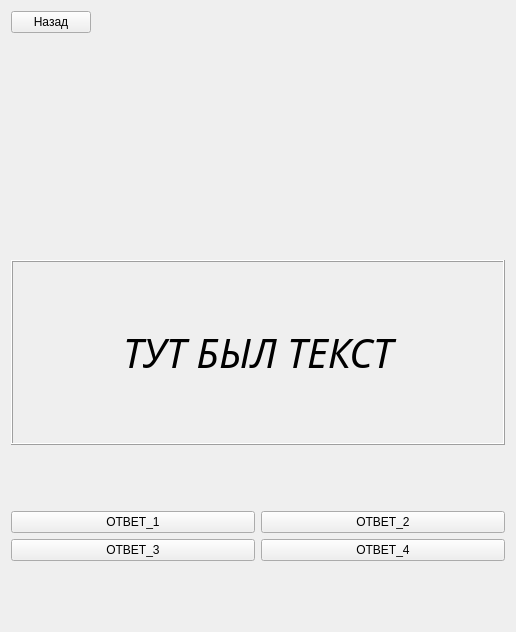
<?xml version="1.0" encoding="UTF-8"?>
<ui version="4.0">
 <class>Rus_Lat</class>
 <widget class="QWidget" name="Rus_Lat">
  <property name="geometry">
   <rect>
    <x>0</x>
    <y>0</y>
    <width>516</width>
    <height>632</height>
   </rect>
  </property>
  <property name="windowTitle">
   <string>Form</string>
  </property>
  <layout class="QGridLayout" name="gridLayout_4">
   <item row="1" column="0">
    <layout class="QVBoxLayout" name="verticalLayout_2">
     <item>
      <layout class="QVBoxLayout" name="verticalLayout">
       <item>
        <widget class="QLabel" name="word_3">
         <property name="font">
          <font>
           <family>MathJax_Math</family>
           <pointsize>30</pointsize>
           <italic>true</italic>
          </font>
         </property>
         <property name="frameShape">
          <enum>QFrame::Box</enum>
         </property>
         <property name="frameShadow">
          <enum>QFrame::Raised</enum>
         </property>
         <property name="text">
          <string>ТУТ БЫЛ ТЕКСТ</string>
         </property>
         <property name="textFormat">
          <enum>Qt::RichText</enum>
         </property>
         <property name="alignment">
          <set>Qt::AlignCenter</set>
         </property>
        </widget>
       </item>
       <item>
        <spacer name="verticalSpacer_2">
         <property name="orientation">
          <enum>Qt::Vertical</enum>
         </property>
         <property name="sizeType">
          <enum>QSizePolicy::Fixed</enum>
         </property>
         <property name="sizeHint" stdset="0">
          <size>
           <width>20</width>
           <height>60</height>
          </size>
         </property>
        </spacer>
       </item>
       <item>
        <layout class="QGridLayout" name="gridLayout_3">
         <item row="0" column="0">
          <widget class="QPushButton" name="ans_9">
           <property name="text">
            <string>ОТВЕТ_1</string>
           </property>
          </widget>
         </item>
         <item row="0" column="1">
          <widget class="QPushButton" name="ans_10">
           <property name="text">
            <string>ОТВЕТ_2</string>
           </property>
          </widget>
         </item>
         <item row="1" column="0">
          <widget class="QPushButton" name="ans_11">
           <property name="text">
            <string>ОТВЕТ_3</string>
           </property>
          </widget>
         </item>
         <item row="1" column="1">
          <widget class="QPushButton" name="ans_12">
           <property name="text">
            <string>ОТВЕТ_4</string>
           </property>
          </widget>
         </item>
        </layout>
       </item>
      </layout>
     </item>
    </layout>
   </item>
   <item row="2" column="0">
    <spacer name="verticalSpacer_6">
     <property name="orientation">
      <enum>Qt::Vertical</enum>
     </property>
     <property name="sizeType">
      <enum>QSizePolicy::Fixed</enum>
     </property>
     <property name="sizeHint" stdset="0">
      <size>
       <width>20</width>
       <height>60</height>
      </size>
     </property>
    </spacer>
   </item>
   <item row="0" column="0">
    <layout class="QGridLayout" name="gridLayout_10">
     <item row="1" column="0">
      <spacer name="verticalSpacer_7">
       <property name="orientation">
        <enum>Qt::Vertical</enum>
       </property>
       <property name="sizeType">
        <enum>QSizePolicy::Fixed</enum>
       </property>
       <property name="sizeHint" stdset="0">
        <size>
         <width>20</width>
         <height>221</height>
        </size>
       </property>
      </spacer>
     </item>
     <item row="0" column="0">
      <widget class="QPushButton" name="go_back">
       <property name="text">
        <string>Назад</string>
       </property>
      </widget>
     </item>
     <item row="0" column="1">
      <spacer name="horizontalSpacer_3">
       <property name="orientation">
        <enum>Qt::Horizontal</enum>
       </property>
       <property name="sizeHint" stdset="0">
        <size>
         <width>40</width>
         <height>20</height>
        </size>
       </property>
      </spacer>
     </item>
    </layout>
   </item>
  </layout>
 </widget>
 <resources/>
 <connections/>
</ui>
